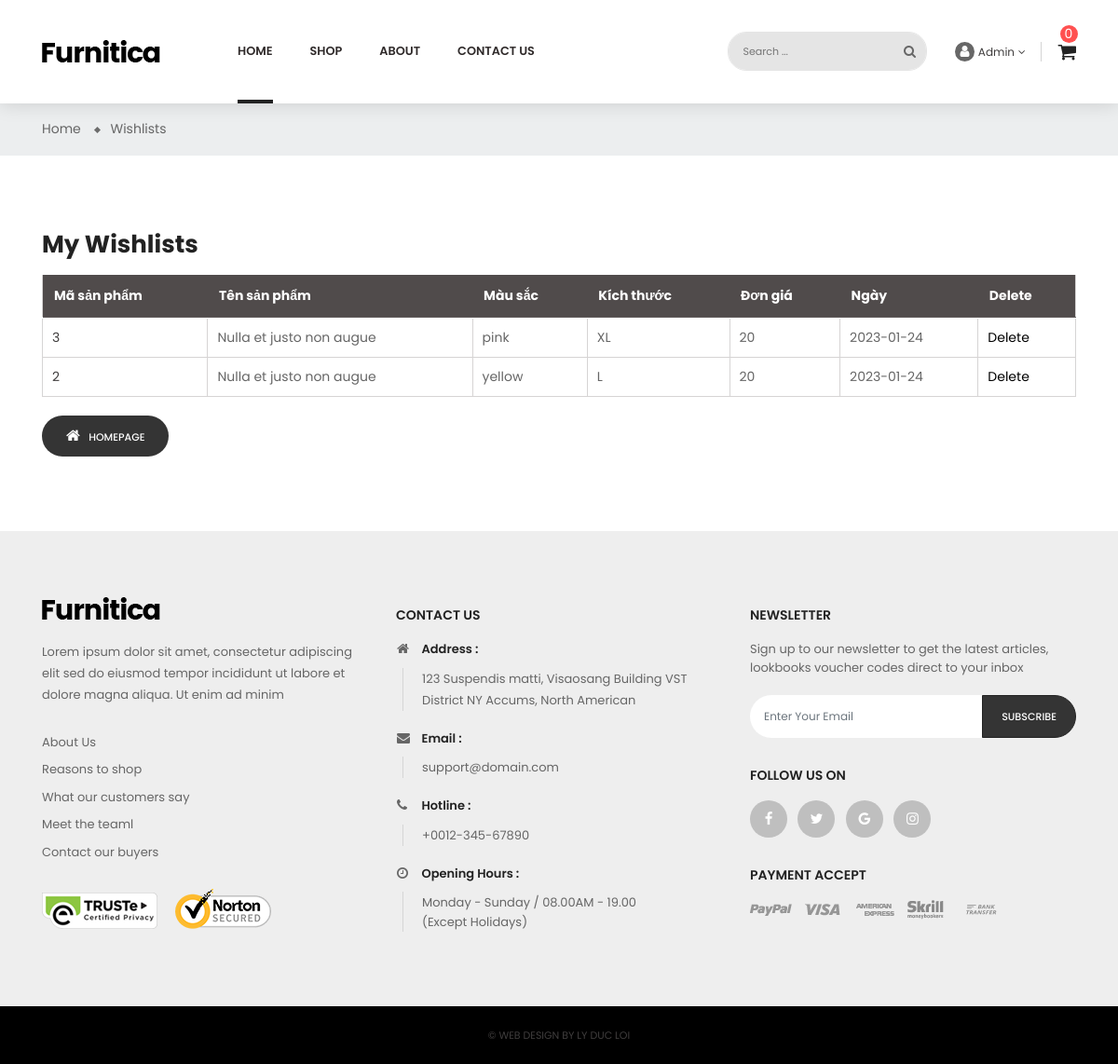
The page /index.php?action=user-wishlist (signed in) on the database its author committed.
### tables this page shows
CREATE TABLE `yeuthich` (
  `id` int(11) NOT NULL,
  `mahh` int(11) NOT NULL,
  `makh` int(11) NOT NULL,
  `name` varchar(50) NOT NULL,
  `color` varchar(10) NOT NULL,
  `size` varchar(3) NOT NULL,
  `money` float NOT NULL,
  `date` date NOT NULL
);

### Model/connect.php (called while the page is built, shortened)
<?php
class connect
{
    var $db = null;
    public function __construct()
    {
        $dsn = 'mysql:host=localhost;dbname=webshop';
        $user = 'root';
        $pass = '';
        try {
            $this->db = new PDO($dsn, $user, $pass, array(PDO::MYSQL_ATTR_INIT_COMMAND => "SET NAMES utf8;"));
        } catch (\Throwable $th) {
            echo $th;
            echo "Không thành công";
        }
    }
    public function getlist($select)
    {
        $result = $this->db->query($select);
        return $result;
    }
}

### Model/yeuthich.php (called while the page is built, shortened)
<?php
class yeuthich
{
    public function getMyFavoriteProducts($makh)
    {
        $db = new connect();
        $select = "SELECT * FROM yeuthich WHERE makh = $makh";
        $result = $db->getlist($select);
        return $result;
    }
}

### View/user-wishlist.php (the view, shortened to what this page needs)
<div>
    <body class="user-wishlist blog">
        <div class="main-content">
            <div class="wrap-banner">
                <nav class="breadcrumb-bg">
                    <div class="container no-index">
                        <div class="breadcrumb">
                            <ol>
                                <li>
                                    <a href="index.php?action=home">
                                        <span>Home</span>
                                    </a>
                                </li>
                                <li>
                                    <a href="#">
                                        <span>Wishlists</span>
                                    </a>
                                </li>
                            </ol>
                        </div>
                    </div>
                </nav>
            </div>
            <div id="wrapper-site">
                <div class="container">
                    <div class="row">
                        <div id="content-wrapper" class="col-xs-12 col-sm-12 col-md-12 col-lg-12 onecol">
                            <div id="main">
                                <div id="content" class="page-content">
                                    <div id="mywishlist">
                                        <h1 class="title-page">My Wishlists</h1>
                                        <div id="block-history" class="block-center">
                                            <table class="std table">
                                                <thead>
                                                    <tr>
                                                        <th class="first_item">Mã sản phẩm</th>
                                                        <th class="item mywishlist_first">Tên sản phẩm</th>
                                                        <th class="item mywishlist_first">Màu sắc</th>
                                                        <th class="item mywishlist_second">Kích thước</th>
                                                        <th class="item mywishlist_second">Đơn giá</th>
                                                        <th class="item mywishlist_second">Ngày</th>
                                                        <th class="last_item mywishlist_first">Delete</th>
                                                    </tr>
                                                </thead>
                                                <tbody>
                                                    <?php
                                                    $myFavoriteList = new yeuthich();
                                                    $result = $myFavoriteList->getMyFavoriteProducts($_SESSION['makh']);
                                                    if ($result) {
                                                        while ($set = $result->fetch()) :
                                                    ?>
                                                            <tr>
                                                                <td>
                                                                    <a href="index.php?action=product-detail&id=<?php echo $set['mahh'] ?>;"><?php echo $set['mahh'] ?></a>
                                                                </td>
                                                                <td class="bold align_center">
                                                                    <?php echo $set['name'] ?>
                                                                </td>
                                                                <td><?php echo $set['color'] ?></td>
                                                                <td><?php echo $set['size'] ?></td>
                                                                <td><?php echo $set['money'] ?></td>
                                                                <td><?php echo $set['date'] ?></td>
                                                                <td>
                                                                    <form action="index.php?action=deleteFavoriteProduct" method="post">
                                                                        <button class="border-0" style="background: none">Delete</button>
                                                                    </form>
                                                                </td>
                                                            </tr>
                                                    <?php endwhile;
                                                    } ?>
                                                </tbody>
                                            </table>
                                        </div>
                                        <div class="page-home">
                                            <a class="btn btn-default" href="index.php?action=home">
                                                <i class="fa fa-home" aria-hidden="true"></i>
                                                <span>Homepage</span>
                                            </a>
                                        </div>
                                    </div>
                                </div>
                            </div>
                        </div>
                    </div>
                </div>
            </div>
        </div>
    </body>
</div>

### rows shown on the page
yeuthich: mahh "3", name "Nulla et justo non augue", color "pink", size "XL", money "20", date "2023-01-24"
yeuthich: mahh "2", name "Nulla et justo non augue", color "yellow", size "L", money "20", date "2023-01-24"

### other values the page prints
$_SESSION['name'] "Admin"
$count "0"
